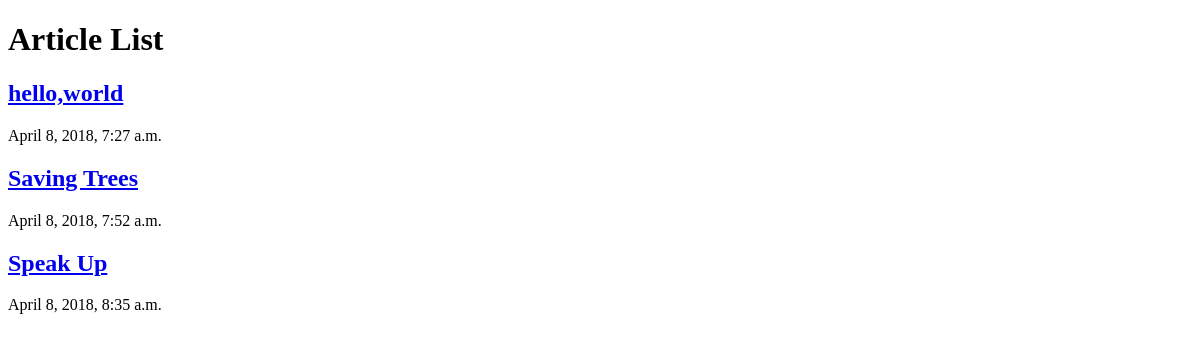
The page /articles/ on the database as committed earlier.
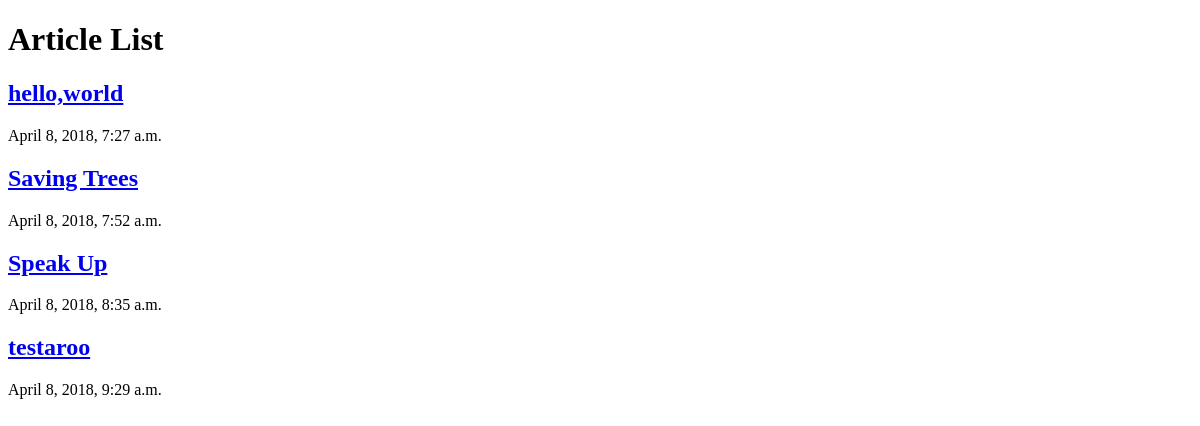
The same page on the database as committed later.
### articles/models.py (models this page shows, shortened)
class Article(models.Model):
    title = models.CharField(max_length=100)
    slug  = models.CharField(max_length=100)
    body  = models.TextField(max_length=2000)
    date  = models.DateTimeField(auto_now_add=True)

### articles/views.py (the view)
# urls.py: path('',views.article_list)
def article_list(request):
    articles = Article.objects.all().order_by('date')
    return render(request,'articles/article_list.html',{'articles': articles})

### articles/templates/articles/article_list.html (shortened to what this page needs)
<!DOCTYPE html>
<html>
<head>
</head>
<body>
    <h1>Article List</h1>
    <div class="articles">
        {% for article in articles %}
        <div class="article">
            <h2><a href="#">{{ article.title }}</a></h2>
            <p>{{ article.date }}</p>
        </div>
        {% endfor %}
    </div>
</body>
</html>

Rows that differ between the two databases and show on the page:
added Article: title "testaroo", date "April 8, 2018, 9:29 a.m."
